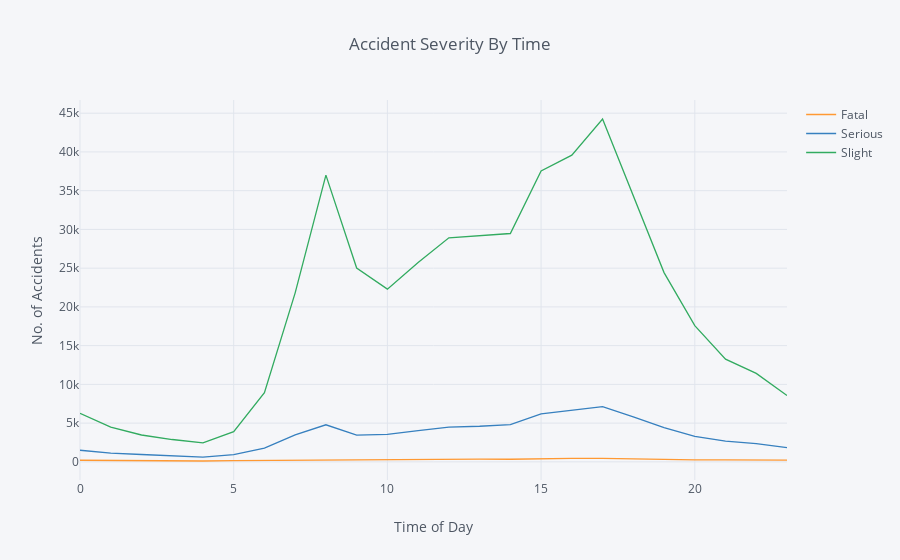

The code cell stored with this chart in its notebook:
### Code cell
#Plot Hour against ASL
seasongrphr.iplot(kind='line', xTitle='Time of Day', yTitle='No. of Accidents', title='Accident Severity By Time')

### Figure 1 — Plotly figure (JSON) as saved in the notebook; plotly's stock layout.template omitted (floating-point values rounded to 4 significant figures)
{"data": [{"line": {"color": "rgba(255, 153, 51, 1.0)", "dash": "solid", "shape": "linear", "width": 1.3}, "mode": "lines", "name": "Fatal", "text": "", "type": "scatter", "uid": "7677299e-8834-11e9-bf3b-f45c8991f033", "x": [0, 1, 2, 3, 4, 5, 6, 7, 8, 9, 10, 11, 12, 13, 14, 15, 16, 17, 18, 19, 20, 21, 22, 23], "y": [208, 160, 141, 133, 111, 148, 175, 255, 229, 223, 324, 360, 306, 352, 340, 416, 454, 462, 363, 347, 252, 257, 274, 229]}, {"line": {"color": "rgba(55, 128, 191, 1.0)", "dash": "solid", "shape": "linear", "width": 1.3}, "mode": "lines", "name": "Serious", "text": "", "type": "scatter", "uid": "76772b94-8834-11e9-9329-f45c8991f033", "x": [0, 1, 2, 3, 4, 5, 6, 7, 8, 9, 10, 11, 12, 13, 14, 15, 16, 17, 18, 19, 20, 21, 22, 23], "y": [1500, 1125, 947, 820, 607, 940, 1763, 3482, 4783, 3439, 3560, 4031, 4495, 4596, 4792, 6183, 6677, 7130, 5817, 4410, 3276, 2683, 2341, 1842]}, {"line": {"color": "rgba(50, 171, 96, 1.0)", "dash": "solid", "shape": "linear", "width": 1.3}, "mode": "lines", "name": "Slight", "text": "", "type": "scatter", "uid": "76772c70-8834-11e9-b04d-f45c8991f033", "x": [0, 1, 2, 3, 4, 5, 6, 7, 8, 9, 10, 11, 12, 13, 14, 15, 16, 17, 18, 19, 20, 21, 22, 23], "y": [6272, 4485, 3468, 2883, 2455, 3894, 8918, 21813, 37003, 25021, 22296, 25733, 28922, 29235, 29473, 37555, 39591, 44253, 34327, 24426, 17587, 13254, 11423, 8564]}], "layout": {"autosize": true, "legend": {"bgcolor": "#F5F6F9", "font": {"color": "#4D5663"}}, "paper_bgcolor": "#F5F6F9", "plot_bgcolor": "#F5F6F9", "title": "Accident Severity By Time", "titlefont": {"color": "#4D5663"}, "xaxis": {"autorange": true, "gridcolor": "#E1E5ED", "range": [0, 23], "showgrid": true, "tickfont": {"color": "#4D5663"}, "title": "Time of Day", "titlefont": {"color": "#4D5663"}, "type": "linear", "zerolinecolor": "#E1E5ED"}, "yaxis": {"autorange": true, "gridcolor": "#E1E5ED", "range": [-2341.0, 46710.0], "showgrid": true, "tickfont": {"color": "#4D5663"}, "title": "No. of Accidents", "titlefont": {"color": "#4D5663"}, "type": "linear", "zerolinecolor": "#E1E5ED"}}}
